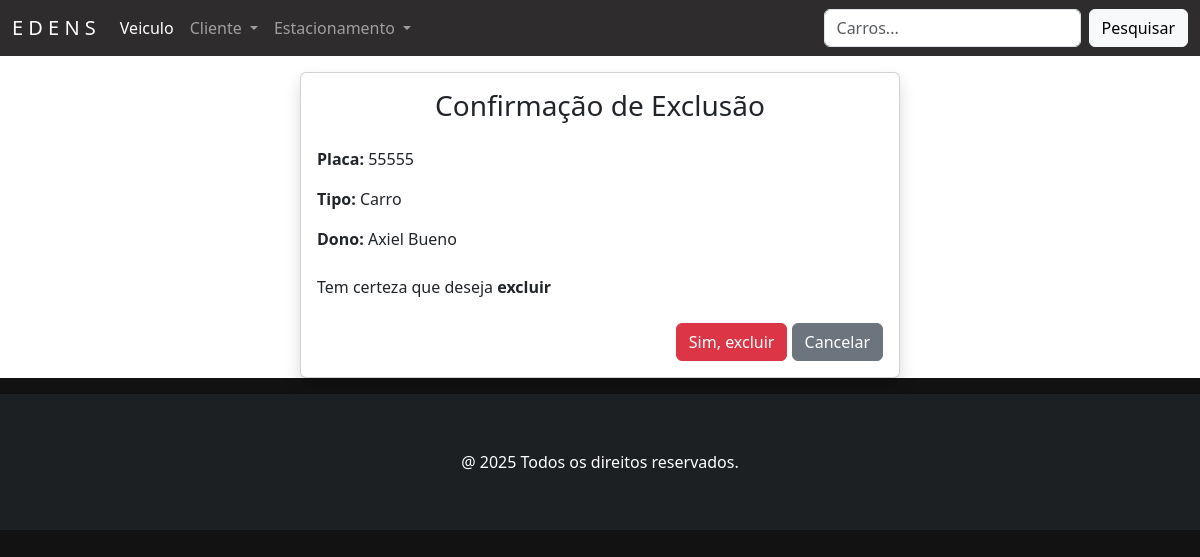
Screenshot of /3/veiculos/apagar with the database file from the repository.
### veiculo/models.py (models this page shows, shortened)
class Veiculo(models.Model):
    placa = models.CharField('Placa', max_length=5, unique=True, help_text='Placa do veículo')
    tipo = models.CharField('Tipo de Veículo', max_length=20, choices=TIPO_VEICULO)
    dono = models.ForeignKey(Cliente, on_delete=models.CASCADE, related_name='veiculos', default=1)
    class Meta:
        verbose_name = 'Veículo'
        verbose_name_plural = 'Veículos'

### pessoa/models.py (models this page shows, shortened)
class Pessoa(models.Model):
    nome = models.CharField('Nome', max_length=50, help_text='Nome completo')
    cpf = models.CharField('CPF', max_length=11, help_text='CPF completo', unique=True)
    fone = models.CharField('Fone', max_length=11, help_text='Número de telefone', unique=True)
    email = models.EmailField('Email', max_length=100, unique=True, null=True, blank=True)
    class Meta:
        abstract = True

class Cliente(Pessoa):
    endereco = models.CharField('Endereço', max_length=100, help_text='Endereço Completo')
    empresa = models.ManyToManyField(Juridico, blank=True, related_name='clientes')
    class Meta:
        verbose_name = 'Cliente'
        verbose_name_plural = 'Clientes'

### veiculo/views.py (the view)
# urls.py: path('<int:pk>/veiculos/apagar', VeiculoDeleteView.as_view(), name='veiculo_apagar'),
class VeiculoDeleteView(SuccessMessageMixin, DeleteView):
    model = Veiculo
    template_name = 'veiculo_apagar.html'
    success_url = reverse_lazy('veiculo')

### veiculo/templates/veiculo_apagar.html (shortened to what this page needs)
{% extends 'principal.html' %}
{% load django_bootstrap5 %}
{% block content %}
  <div class="card shadow m-3 col-md-6 mx-auto">
    <div class="card-body">
      <h3 class="text-center mb-4">Confirmação de Exclusão</h3>
      <p><strong>Placa:</strong> {{ object.placa }}</p>
      <p><strong>Tipo:</strong> {{ object.tipo }}</p>
      <p><strong>Dono:</strong> {{ object.dono.nome }}</p>
      <p class="mt-4">Tem certeza que deseja <strong>excluir</strong este veículo?</p>
      <form method="POST">
        <div class="text-end mt-4">
          {% bootstrap_button button_type="submit" content="Sim, excluir" button_class="btn-danger" %}
          <a href="{% url 'veiculo' %}" class="btn btn-secondary text-white">Cancelar</a>
        </div>
      </form>
    </div>
  </div>
{% endblock %}

### static/css/estilos.css (style rules this page uses)
body:not(.navbar-custom) { background-color: #121212; }

### rows the page displays
Veiculo: placa "55555", tipo "Carro", dono.nome "Axiel Bueno"
